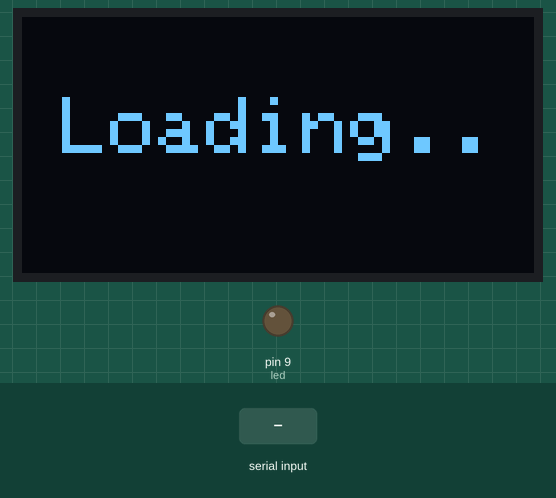
This sketch was run on a simulated Arduino Uno, built with avr-gcc and run on an emulated ATmega328P. Shown: 128×64 one-colour display, output pins drawn as LEDs (lit = HIGH). Inputs (shaded band) come from the test bench. What the sketch prints to the serial monitor is not drawn.

Above: at 1.2 s.
1.3 s: "dato1: \n" received over the second serial link
At 2.7 s:
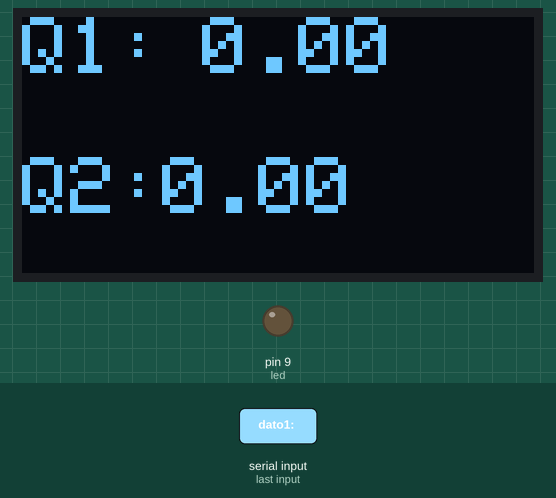
3.8 s: "90 45 200 10 150 30\n" received over the second serial link
At 5.9 s:
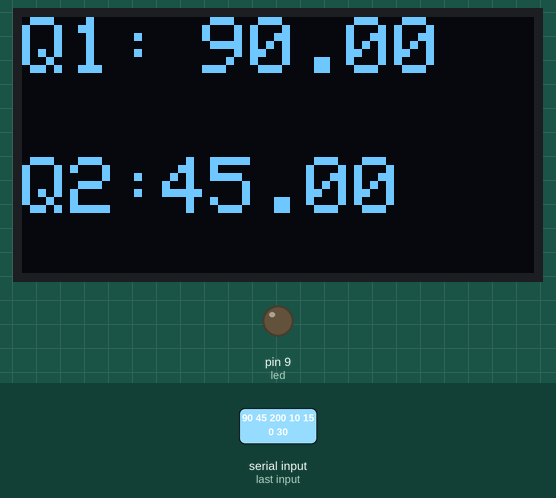
6.3 s: "90 45 200\n" received over the second serial link
At 7.7 s:
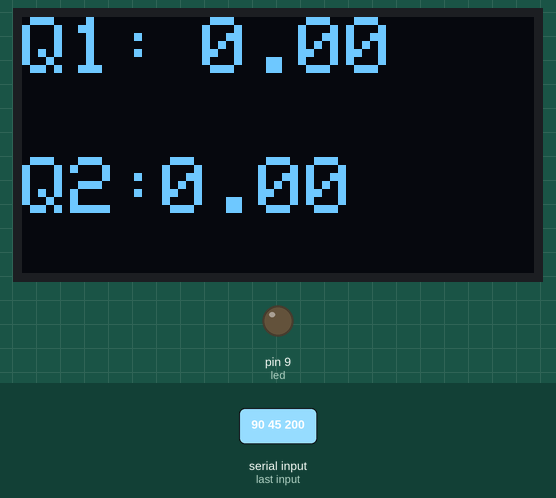
Timing chart, 0 to 9.3 s (numbered marks = the images above; inputs shaded):
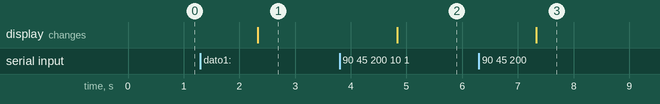

The sketch:

Control_V6.ino
```cpp
//Oscar Chanax
//Proyecto

//libreria pantalla

#include <SPI.h>
#include <Wire.h>
#include <Adafruit_GFX.h>
#include <Adafruit_SSD1306.h>


#include <SoftwareSerial.h>                                                       //Libreria para Comunicación Serial

SoftwareSerial blut (10, 11); //RX, TX


#define SCREEN_WIDTH 128 // OLED display width, in pixels
#define SCREEN_HEIGHT 64 // OLED display height, in pixels

#define OLED_RESET     -1
#define SCREEN_ADDRESS 0x3C


Adafruit_SSD1306 display(SCREEN_WIDTH, SCREEN_HEIGHT, &Wire, OLED_RESET);

int RxArduino = 11;                                                               //Configuración Pin Receptor
int TxArduino = 12;                                                               //Configuracion Pin Transmisor

int led = 9;


void setup() {

  if (!display.begin(SSD1306_SWITCHCAPVCC, SCREEN_ADDRESS)) {
    Serial.println(F("SSD1306 allocation failed"));
    for (;;); // Don't proceed, loop forever
  }
  display.clearDisplay();              //Limpia la pantalla

  pinMode(led, OUTPUT);
  blut.begin(9600);                                                                    //Inicializa comunicación Serial en 300 BPS
  Serial.begin(9600);                                                                 //Inicializa monitor Serial para visualizacion

  display.setTextColor(WHITE);        // Color de texto

  display.setTextSize (2);                     //tamaño de letras
  display.setCursor(10, 20);                     //Poscion del cursor
  display.print ("Loading..");                //Impresion de hola mundo
  display.display();                          //imprime en pantalla

}

void loop()
{


  if (blut.available() > 0)                   //>1 para que no se apage el led despues de enviar el dato por el monitor serie
  {


    //Lectura del dato en comunicacion Serial

    String dato = blut.readString();

    Serial.println (dato);

    String dato1;
    String dato2;
    String dato3;
    String dato4;
    String dato5;
    String dato6;

    //Aqui separo los datos enviados

    //NOTA IMPORTANTE LOS DATOS OBTENIDOS DEBEN TENER AL PUNTO COMO SEPARADOR DECIMAL PARA UNA CORRECTA CONVERSION A "DOUBLE"

    // Encuentra los índices de los espacios en la cadena
    // Encuentra los índices de los espacios en la cadena
    int index1 = dato.indexOf(' ');
    int index2 = dato.indexOf(' ', index1 + 1);
    int index3 = dato.indexOf(' ', index2 + 1);
    int index4 = dato.indexOf(' ', index3 + 1);
    int index5 = dato.indexOf(' ', index4 + 1);

    // Si se encuentran todos los espacios
    if (index1 != -1 && index2 != -1 && index3 != -1 && index4 != -1 && index5 != -1)
    {
      // Separa los datos y almacénalos en variables separadas
      dato1 = dato.substring(0, index1);
      dato2 = dato.substring(index1 + 1, index2);
      dato3 = dato.substring(index2 + 1, index3);
      dato4 = dato.substring(index3 + 1, index4);
      dato5 = dato.substring(index4 + 1, index5);
      dato6 = dato.substring(index5 + 1);
    }
/*
     //IMPRIMO LOS VALORES EN EL MONITOS SERIAL
    Serial.print ("dato1: ");
    Serial.print (dato1);
    Serial.print ("||");
    Serial.print ("dato2: ");
    Serial.print (dato2);
    Serial.print ("||");
    Serial.print ("dato3: ");
    Serial.print (dato3);
    Serial.print ("||");
    Serial.print ("dato4: ");
    Serial.print (dato4);
    Serial.print ("||");
    Serial.print ("dato5: ");
    Serial.print (dato5);
    Serial.print ("||");
    Serial.print ("dato5: ");
    Serial.println (dato6);
*/

    //Conversion de datos a double (SIMPRE CON PUNTO)

    double q1 = atof(dato1.c_str());
    double q2 = atof(dato2.c_str());
    double a1 = atof(dato3.c_str());
    double a2 = atof(dato4.c_str());
    double Px = atof(dato5.c_str());
    double Py = atof(dato6.c_str());

    //IMPRIMO LOS VALORES EN LA PANTALLA OLED

    display.clearDisplay();
    display.setTextSize (2);                     //tamaño de letras
    display.setCursor(0, 0);                     //Poscion del cursor
    display.print ("Q1: ");                //Impresion de hola mundo
    display.setCursor(0, 35);                     //Poscion del cursor
    display.print ("Q2: ");                //Impresion de hola mundo
    display.setCursor(45, 0);                     //Poscion del cursor
    display.print (q1);
    display.setCursor(35, 35);                     //Poscion del cursor
    display.print (q2);

    display.display();                          //imprime en pantalla


    //IMPRIMO LOS VALORES EN EL MONITOS SERIAL
    Serial.print ("Q1: ");
    Serial.print (q1);
    Serial.print ("||");
    Serial.print ("Q2: ");
    Serial.print (q2);
    Serial.print ("||");
    Serial.print ("a1: ");
    Serial.print (a1);
    Serial.print ("||");
    Serial.print ("a2: ");
    Serial.print (a2);
    Serial.print ("||");
    Serial.print ("Px: ");
    Serial.print (Px);
    Serial.print ("||");
    Serial.print ("Py: ");
    Serial.println (Py);
  }

}
```

Measured:
- after the input at 1.3 s, the display: changes after 1.0 s (image 1)
- after the input at 3.8 s, the display: changes after 1.0 s (image 2)
- after the input at 6.3 s, the display: changes after 1.0 s (image 3)
